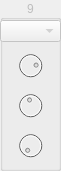
   <widget class="QGroupBox" name="step_9">
    <property name="enabled">
     <bool>false</bool>
    </property>
    <property name="geometry">
     <rect>
      <x>610</x>
      <y>70</y>
      <width>61</width>
      <height>171</height>
     </rect>
    </property>
    <property name="title">
     <string>9</string>
    </property>
    <property name="alignment">
     <set>Qt::AlignCenter</set>
    </property>
    <property name="flat">
     <bool>false</bool>
    </property>
    <property name="checkable">
     <bool>false</bool>
    </property>
    <property name="checked">
     <bool>false</bool>
    </property>
    <widget class="DialKnob" name="ctrl_9">
     <property name="geometry">
      <rect>
       <x>0</x>
       <y>130</y>
       <width>61</width>
       <height>31</height>
      </rect>
     </property>
     <property name="sizePolicy">
      <sizepolicy hsizetype="Fixed" vsizetype="Fixed">
       <horstretch>0</horstretch>
       <verstretch>0</verstretch>
      </sizepolicy>
     </property>
     <property name="minimumSize">
      <size>
       <width>0</width>
       <height>0</height>
      </size>
     </property>
     <property name="maximumSize">
      <size>
       <width>16777215</width>
       <height>16777215</height>
      </size>
     </property>
     <property name="minimum">
      <number>0</number>
     </property>
     <property name="maximum">
      <number>127</number>
     </property>
     <property name="value">
      <number>0</number>
     </property>
     <property name="wrapping">
      <bool>false</bool>
     </property>
     <property name="notchTarget">
      <double>8.000000000000000</double>
     </property>
     <property name="notchesVisible">
      <bool>false</bool>
     </property>
    </widget>
    <widget class="DialKnob" name="velocity_9">
     <property name="geometry">
      <rect>
       <x>0</x>
       <y>50</y>
       <width>61</width>
       <height>31</height>
      </rect>
     </property>
     <property name="sizePolicy">
      <sizepolicy hsizetype="Fixed" vsizetype="Fixed">
       <horstretch>0</horstretch>
       <verstretch>0</verstretch>
      </sizepolicy>
     </property>
     <property name="minimumSize">
      <size>
       <width>0</width>
       <height>0</height>
      </size>
     </property>
     <property name="maximumSize">
      <size>
       <width>16777215</width>
       <height>16777215</height>
      </size>
     </property>
     <property name="minimum">
      <number>0</number>
     </property>
     <property name="maximum">
      <number>127</number>
     </property>
     <property name="value">
      <number>100</number>
     </property>
     <property name="wrapping">
      <bool>false</bool>
     </property>
     <property name="notchTarget">
      <double>8.000000000000000</double>
     </property>
     <property name="notchesVisible">
      <bool>false</bool>
     </property>
    </widget>
    <widget class="DialKnob" name="gate_9">
     <property name="geometry">
      <rect>
       <x>0</x>
       <y>90</y>
       <width>61</width>
       <height>31</height>
      </rect>
     </property>
     <property name="sizePolicy">
      <sizepolicy hsizetype="Fixed" vsizetype="Fixed">
       <horstretch>0</horstretch>
       <verstretch>0</verstretch>
      </sizepolicy>
     </property>
     <property name="minimumSize">
      <size>
       <width>0</width>
       <height>0</height>
      </size>
     </property>
     <property name="maximumSize">
      <size>
       <width>16777215</width>
       <height>16777215</height>
      </size>
     </property>
     <property name="minimum">
      <number>1</number>
     </property>
     <property name="maximum">
      <number>200</number>
     </property>
     <property name="value">
      <number>94</number>
     </property>
     <property name="wrapping">
      <bool>false</bool>
     </property>
     <property name="notchTarget">
      <double>8.000000000000000</double>
     </property>
     <property name="notchesVisible">
      <bool>false</bool>
     </property>
    </widget>
    <widget class="ComboPicker" name="note_9">
     <property name="geometry">
      <rect>
       <x>0</x>
       <y>20</y>
       <width>61</width>
       <height>22</height>
      </rect>
     </property>
    </widget>
   </widget>
